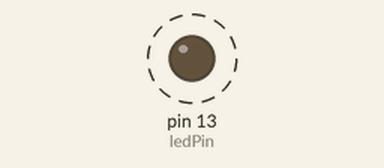
Recording of a sketch running on a simulated Arduino Uno, built with avr-gcc and run on an emulated ATmega328P. Parts: output pins drawn as LEDs (lit = HIGH). Dashed ring = blinking. The modem accepts every AT command (registered, SIM ready, sends succeed) and sends nothing else.

Above: at 14.3 s.
Timing chart, 0 to 17.2 s (numbered marks = the images above):
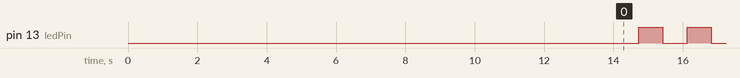

Measured:
- by itself, pin 13 (ledPin): alternates HIGH for 0.70 s and LOW for 0.70 s

The sketch:

MC60-AT-Arduino.ino
```cpp
#include <SoftwareSerial.h>

const int ledPin = 13;
String phoneNumber = "0937123456789";

SoftwareSerial mySerial(10, 11); // RX, TX

void setup() {
  pinMode(ledPin, OUTPUT);

  Serial.begin(9600);
  mySerial.begin(9600);

  delay(2000);

  CallToNumber();
  //SendSMS();
  //ReadSMS();
}

void loop() {
  delay(700);
  digitalWrite(ledPin, !digitalRead(ledPin));
}


void CallToNumber() {
  mySerial.println("ATD" + phoneNumber + ";"); // Replace "1234567890" with the phone number you want to call
  delay(10000); // Wait for 8 seconds
  mySerial.println("ATH"); // Hang up the call
  delay(2000);
}

void SendSMS() {
  mySerial.println("AT+CMGF=1"); // Set the SMS mode to text mode
  delay(1000);
  mySerial.println("AT+CSCS=\"UCS2\"");
  delay(500);
  mySerial.println("AT+CSMP=17,167,0,8");
  delay(500);
  mySerial.println("AT+CMGS=\"" + convertToUCS2String(phoneNumber) + "\""); // Replace "1234567890" with the recipient's phone number https://convertcodes.com/utf16-encode-decode-convert-string/
  delay(500);
  mySerial.print(convertToUCS2String("Hello"));
  delay(500);
  mySerial.write(26); // Send the Ctrl+Z character to indicate the end of the message
  delay(2000);
}


void ReadSMS() {
  mySerial.println("AT+CMGF=1"); // Set the SMS mode to text mode
  delay(100);
  //  mySerial.println("AT+CMGD=1,4");
  //  delay(100);
  mySerial.println("AT+CMGR=1") ;
  delay(2000);
}
```

UCS2.ino
```cpp
String convertToUCS2String(String inputString) {
  String ucs2String = "";

  for (size_t i = 0; i < inputString.length(); i++) {
    // Convert each character to its corresponding UCS2 code
    uint16_t ucs2Code = inputString.charAt(i);

    String ucs2StringTemp = "";
    // Format the UCS2 code as \u0000 and append it to the UCS2 string
    ucs2StringTemp += String(ucs2Code, HEX);
    while (ucs2StringTemp.length() < 4) {
      ucs2StringTemp = "0" + ucs2StringTemp;
    }

    ucs2String += ucs2StringTemp;
  }

  return ucs2String;
}
```
